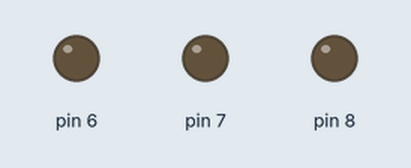
This sketch was run on a simulated Arduino Uno, built with avr-gcc and run on an emulated ATmega328P. Shown: output pins drawn as LEDs (lit = HIGH).

Above: at 0.5 s.
At 1.5 s:
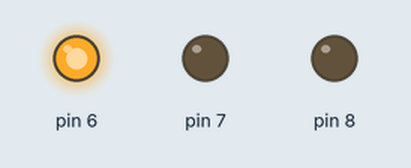
At 2.5 s:
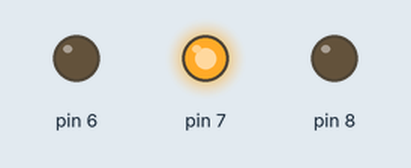
At 3.5 s:
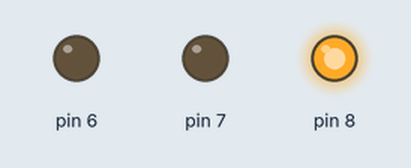
At 4.5 s:
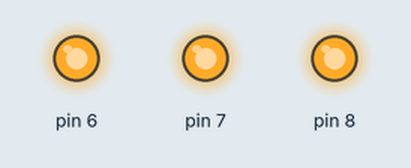
Timing chart, 0 to 6.5 s (numbered marks = the images above):
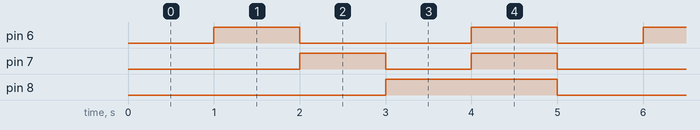

Measured:
- by itself, pin 6: repeats every 5.0 s: LOW 2.0 s, HIGH 1.0 s, LOW 1.0 s, HIGH 1.0 s
- by itself, pin 7: repeats every 5.0 s: LOW 1.0 s, HIGH 1.0 s, LOW 2.0 s, HIGH 1.0 s
- by itself, pin 8: alternates HIGH for 2.0 s and LOW for 3.0 s

The sketch:

02.1_led03.ino
```cpp
void setup()
{
  pinMode(6, OUTPUT);
  pinMode(7, OUTPUT);
  pinMode(8, OUTPUT);
}

void loop()
{
  // 전체 끄기
  digitalWrite(6, LOW);
  digitalWrite(7, LOW);
  digitalWrite(8, LOW);
  delay(1000); // Wait for 1000 millisecond(s)

  // 첫번째만
  digitalWrite(6, HIGH);
  digitalWrite(7, LOW);
  digitalWrite(8, LOW);
  delay(1000); // Wait for 1000 millisecond(s)

  // 두번째만
  digitalWrite(6, LOW);
  digitalWrite(7, HIGH);
  digitalWrite(8, LOW);
  delay(1000); // Wait for 1000 millisecond(s)

  // 세번째만
  digitalWrite(6, LOW);
  digitalWrite(7, LOW);
  digitalWrite(8, HIGH);
  delay(1000); // Wait for 1000 millisecond(s)

  // 전체켜기
  digitalWrite(6, HIGH);
  digitalWrite(7, HIGH);
  digitalWrite(8, HIGH);
  delay(1000); // Wait for 1000 millisecond(s)
}
```
